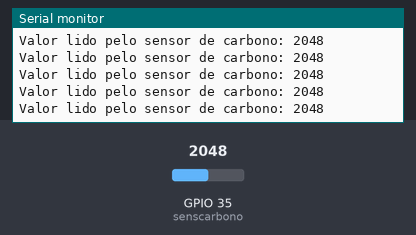
This sketch was run on a simulated ESP32. Shown: the last lines printed to the serial monitor. The inputs (shaded band) are chosen by the test bench; at power-on: GPIO 35 (senscarbono) = 2048. WiFi joins after 1.5 s; servers stay silent unless stated.

Above: at 3.2 s.
3.3 s: GPIO 35 (senscarbono) set to 1060
At 5.2 s:
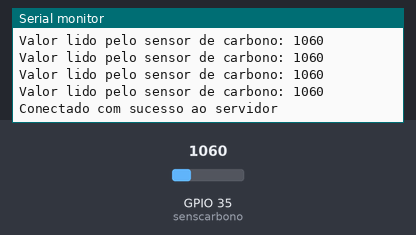
6.3 s: GPIO 35 (senscarbono) set to 925
At 9.4 s:
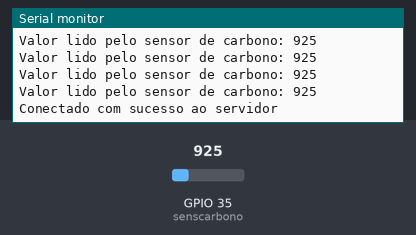
Timing chart, 0 to 10.9 s (numbered marks = the images above; inputs shaded):
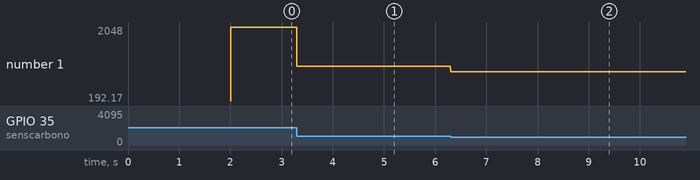

The sketch:

espcarbono_04.ino
```cpp
#include <WiFi.h>
#include <WiFiClient.h>

const int senscarbono = 35;
const char* nome = "Servidor3104";
const char* senha = "12345678";
const int porta = 600;
const IPAddress ip_servidor(192, 168, 4, 1);
String resposta_servidor;
unsigned long int tempo = 0;
unsigned long int intervalo = 4000;  // Intervalo de 6 segundos

void setup()
{
  Serial.begin(115200);
  pinMode(senscarbono, INPUT);

  WiFi.begin(nome, senha);

  while (WiFi.status() != WL_CONNECTED)
  {
    Serial.println("Conectando ...");
    delay(1000);
  }

  Serial.println();
  Serial.println("Conectado com sucesso a rede wifi");
  Serial.println();
  Serial.println("O IP da rede wifi do ESP32 do carbono como cliente é: ");
  Serial.print(WiFi.localIP());
}

void loop()
{
  int sencarbono_analog = analogRead(senscarbono);

  Serial.print("Valor lido pelo sensor de carbono: ");
  Serial.println(sencarbono_analog);

  WiFiClient client;

  // Verifica se o intervalo passou para enviar nova leitura
  if (millis() - tempo >= intervalo)
  {
    // Atualiza o tempo para o próximo envio
    tempo = millis();

    if (client.connect(ip_servidor, porta)) // Tenta conectar ao servidor
    {
      Serial.println();
      Serial.println("Conectado com sucesso ao servidor");

      // Envia valor do sensor para o servidor
      client.print("carbono:");
      client.print(sencarbono_analog);
      client.println(); // Finaliza a mensagem com /r

      // Aguarda resposta do servidor
      while (client.connected() && !client.available())
      {
        delay(100);  // Pequeno delay para evitar loop vazio
      }

      // Lê a resposta do servidor
      while (client.available())
      {
        resposta_servidor = client.readStringUntil('\r');
        Serial.println("Resposta do servidor: " + resposta_servidor);
      }

      client.stop();
      Serial.println("Desconectado do servidor");
    }
    else
    {
      Serial.println("Falha ao tentar conectar com o servidor");
    }
  }

  // Outras lógicas podem ser colocadas aqui sem interromper o tempo do millis()
}
```

Measured:
- after the input at 3.3 s, the serial monitor: prints a new line at once (image 1)
- after the input at 6.3 s, the serial monitor: prints a new line at once (image 2)
- plotted number 1: 2048 → 1060 after the input at 3.3 s, 1060 → 925 after the input at 6.3 s
